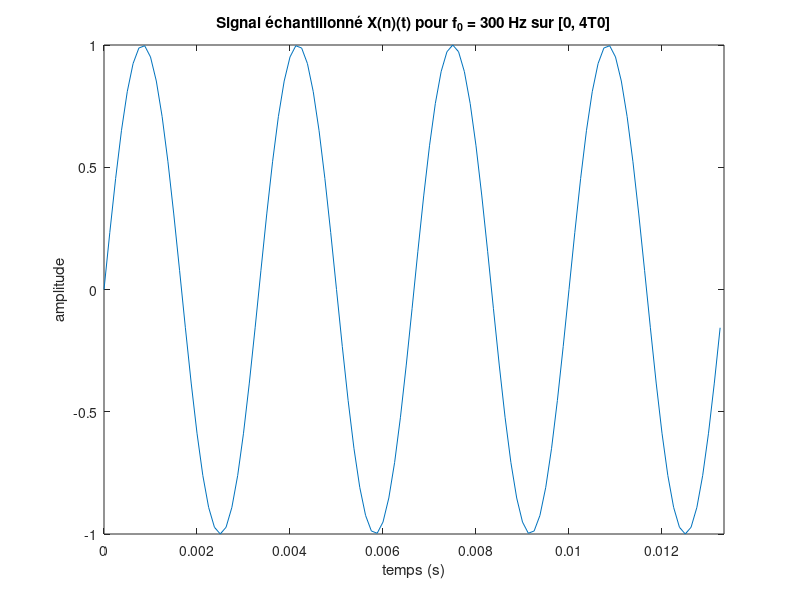
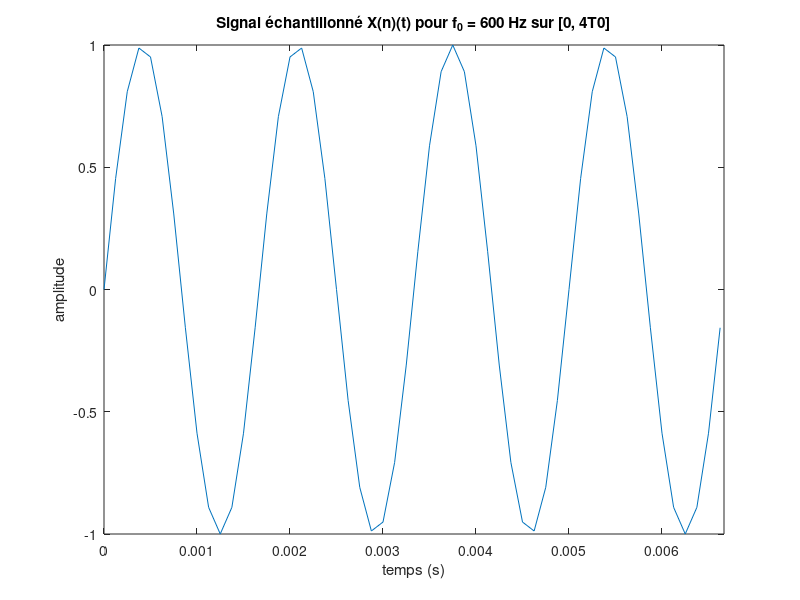
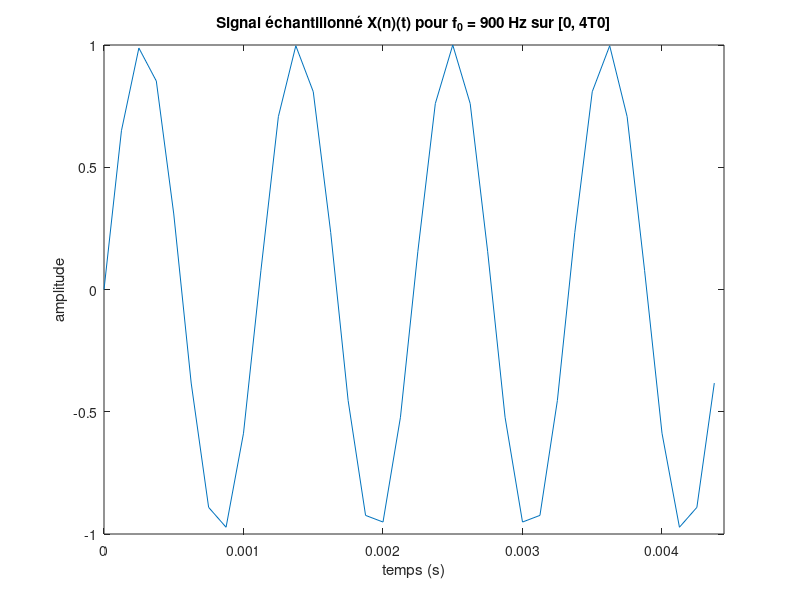
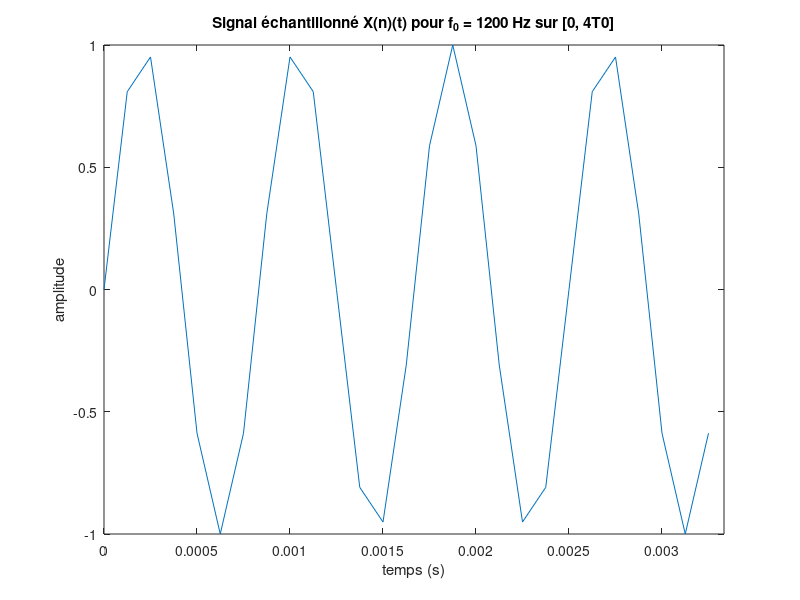

Reproduce these figures in MATLAB, in order.
% Elwalid Aboulaakoul
% Date : 07/12/2024
clear all
close all
clc

Fe = 44100; 
d = 2;      
frequencies = [300, 600, 900, 1200];
N = ceil(Fe * d);
t = (0:N-1)' / Fe;

fs = 8000;
f0 = 800;
d = 2;
n = ceil(fs * d);
t = (0:n-1)' / fs;
xn = sin(2 * pi * f0 * t);
m0 = fs / f0;
fprintf('la période fondamentale m0 du signal est de %.0f échantillons.\n', m0);
xn1 = xn(1:m0);
xn2 = xn(m0+1:2*m0);
d = sqrt(sum((xn1 - xn2).^2));
fprintf('distance euclidienne entre deux périodes : %.2e.\n', d);

d_long = 1000;
n_long = ceil(fs * d_long);
t_long = (0:n_long-1)' / fs;
xn_long = sin(2 * pi * f0 * t_long);
ex = sum(xn_long.^2) / fs;
px = mean(xn_long.^2);
fprintf('énergie totale Ex : %.2f\n', ex);
fprintf('puissance moyenne totale Px : %.2f\n', px);
px_periodic = sum(xn1.^2) / (fs * m0);
fprintf('puissance moyenne (définition périodique) : %.2f\n', px_periodic);

f_min = 2 * f0;
fprintf('la fréquence minimale selon nyquist est de %.0f hz.\n', f_min);
fs_values = [4000, 8000, 16000]; 

for fs_test = fs_values
    t_test = (0:ceil(fs_test * d) - 1)' / fs_test;
    xn_test = sin(2 * pi * f0 * t_test);
    fprintf('test pour fs = %.0f hz\n', fs_test);
    sound(xn_test, fs_test);
    pause(3);
end

xn_800 = sin(2 * pi * 800 * t);
xn_7200 = sin(2 * pi * 7200 * t);
fprintf('écoute des signaux avec f0 = 800 hz et f0 = 7200 hz.\n');
sound(xn_800, fs);
pause(3);
sound(xn_7200, fs);
fprintf('les signaux de f0 = 800 hz et f0 = 7200 hz ont la même fréquence apparente en raison de l aliasing.\n');

fprintf('Les 10 premières valeurs du vecteur temp t[n] :\n');
disp(t(1:10)); 

for f0 = frequencies
    x = sin(2 * pi * f0 * t); 
    T0 = 1 / f0; 
    t_plot = t(t <= 4 * T0); 
    x_plot = x(1:length(t_plot)); 

    figure;
    plot(t_plot, x_plot);
    title(['Signal échantillonné X(n)(t) pour f_0 = ', num2str(f0), ' Hz sur [0, 4T0]']);
    xlabel('temps (s)');
    ylabel('amplitude');
    xlim([0, 4 * T0]);
    ylim([-1, 1]);

    sound(x, Fe); 
    pause(d + 1); 
end
